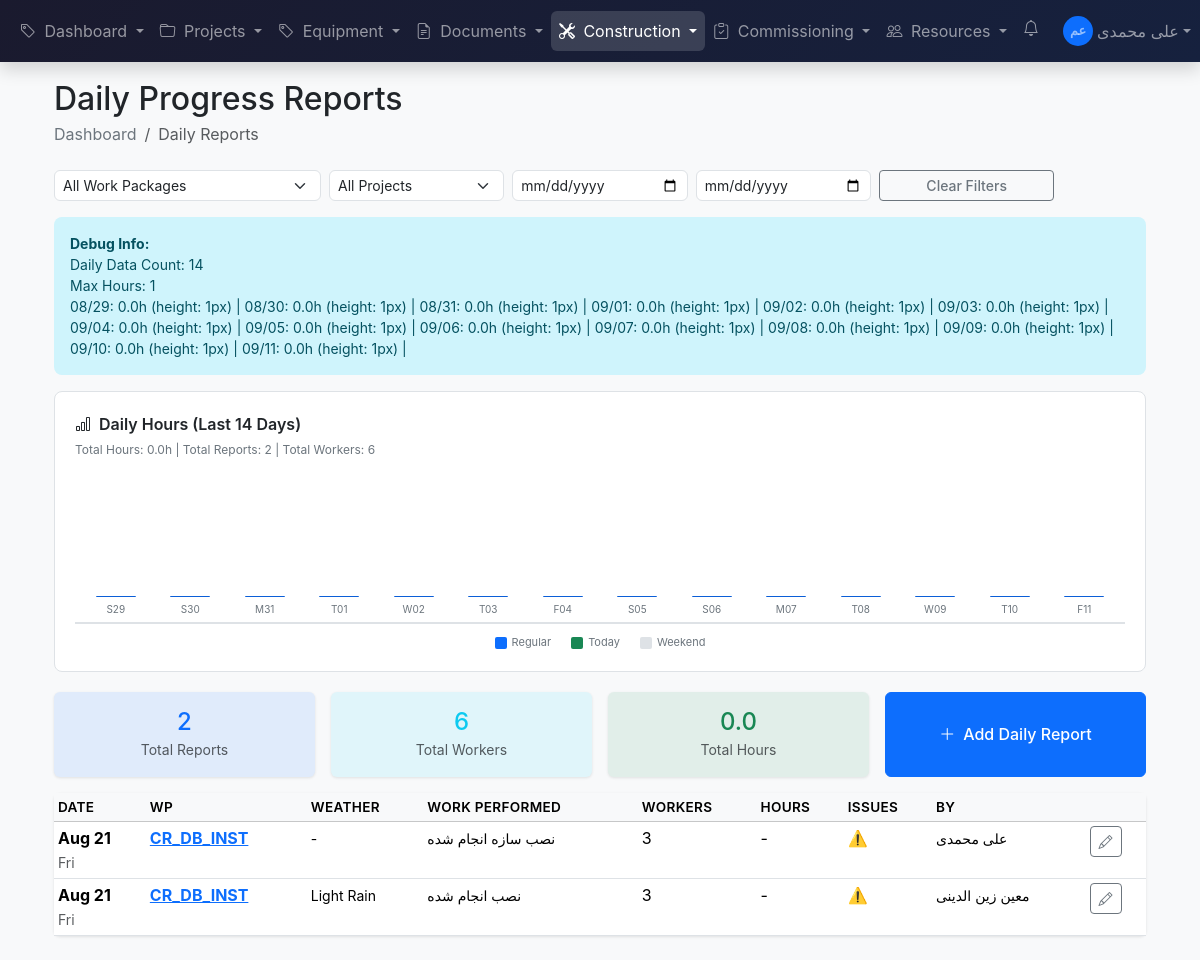
Screenshot of /construction/daily-proccess2/ (signed in) with the database file from the repository.
### construction/models.py (models this page shows, shortened)
class DailyProgressReport(models.Model):
	work_package = models.ForeignKey(
			WorkPackage, on_delete=models.CASCADE, related_name='daily_reports'
			)
	report_date = models.DateField()
	reported_by = models.ForeignKey(
			User, on_delete=models.SET_NULL, null=True, related_name='daily_reports'
			)
	company = models.ForeignKey('resources.Company', on_delete=models.SET_NULL, null=True, blank=True, related_name='daily_reports')
	work_performed_description = models.TextField()
	issues_encountered = models.TextField(blank=True)
	weather_conditions = models.CharField(max_length=200, blank=True)
	temperature_celsius = models.IntegerField(null=True, blank=True)
	manpower_count = models.PositiveIntegerField(default=0)
	hours_worked = models.DecimalField(max_digits=6, decimal_places=2, null=True, blank=True)
	is_approved = models.BooleanField(default=False)
	approved_by = models.ForeignKey(
			User, on_delete=models.SET_NULL, null=True, blank=True,
			related_name='approved_reports'
			)
	created_at = models.DateTimeField(auto_now_add=True)
	updated_at = models.DateTimeField(auto_now=True)
	class Meta:
		ordering = ['-report_date']
		verbose_name = 'Daily Progress Report'
		verbose_name_plural = 'Daily Progress Reports'

class WorkPackage(models.Model):
	class Status(models.TextChoices):
		NOT_STARTED = 'NSTA', 'Not Started'
		MOBILIZING = 'MOB', 'Mobilizing'
		IN_PROGRESS = 'IPRO', 'In Progress'
		COMPLETE = 'COMP', 'Complete'
		ON_HOLD = 'HOLD', 'On Hold'
	project = models.ForeignKey(
			'core.Project', on_delete=models.CASCADE, related_name='work_packages'
			)
	code = models.CharField(max_length=50)
	name = models.CharField(max_length=500)
	area = models.ForeignKey(
			'core.Area', on_delete=models.SET_NULL, related_name='work_packages', null=True, blank=True
			)
	system = models.ForeignKey(
			'core.System', on_delete=models.SET_NULL, null=True, blank=True,
			related_name='work_packages'
			)
	description = models.TextField(blank=True)
	supervisor = models.ForeignKey(
			User, on_delete=models.SET_NULL, null=True, blank=True,
			related_name='supervised_work_packages'
			)
	contractor = models.CharField(
			max_length=255, blank=True, help_text="Company executing the work"
			)
	contractor_company = models.ForeignKey('resources.Company', on_delete=models.SET_NULL, related_name='work_packages', null=True, blank=True)
	planned_start = models.DateField()
	planned_finish = models.DateField()
	actual_start = models.DateField(null=True, blank=True)
	actual_finish = models.DateField(null=True, blank=True)
	status = models.CharField(max_length=4, choices=Status.choices, default=Status.NOT_STARTED)
	percent_complete = models.DecimalField(max_digits=5, decimal_places=2, default=0.00)
	level = models.IntegerField(default=1, null=True, blank=True)
	priority = models.PositiveSmallIntegerField(default=3, help_text="1=Highest, 5=Lowest")
	notes = models.TextField(blank=True)
	created_at = models.DateTimeField(auto_now_add=True)
	updated_at = models.DateTimeField(auto_now=True)
	class Meta:
		ordering = ['code']
		verbose_name = 'Work Package'
		verbose_name_plural = 'Work Packages'

### construction/views.py (the view)
# urls.py: path('daily-proccess2/', DailyProgressReportListView2.as_view(), name='daily_report_list2'),
class DailyProgressReportListView2(LoginRequiredMixin, generic.ListView):
	model = DailyProgressReport
	template_name = 'rtl/construction/daily_report_list2.html'
	context_object_name = 'reports'
	paginate_by = 25
	def get_queryset(self):
		queryset = DailyProgressReport.objects.select_related(
				'work_package__project', 'work_package__area', 'reported_by'
				)
		work_package_id = self.request.GET.get('work_package')
		if work_package_id:
			queryset = queryset.filter(work_package_id=work_package_id)
		project_id = self.request.GET.get('project')
		if project_id:
			queryset = queryset.filter(work_package__project_id=project_id)
		date_from = self.request.GET.get('date_from')
		if date_from:
			queryset = queryset.filter(report_date__gte=date_from)
		date_to = self.request.GET.get('date_to')
		if date_to:
			queryset = queryset.filter(report_date__lte=date_to)
		return queryset.order_by('-report_date', '-created_at')
	def get_context_data(self, **kwargs):
		context = super().get_context_data(**kwargs)
		base_queryset = DailyProgressReport.objects.all()
		work_package_id = self.request.GET.get('work_package')
		if work_package_id:
			base_queryset = base_queryset.filter(work_package_id=work_package_id)
		project_id = self.request.GET.get('project')
		if project_id:
			base_queryset = base_queryset.filter(work_package__project_id=project_id)
		stats = base_queryset.aggregate(
				total_reports=Count('id'),
				total_manpower=Sum('manpower_count'),
				total_hours=Sum('hours_worked'),
				)
		context['total_reports'] = stats['total_reports'] or 0
		context['total_manpower'] = stats['total_manpower'] or 0
		context['total_hours'] = stats['total_hours'] or 0
		today = timezone.now().date()
		daily_data = []
		max_hours = 1  # Start with 1 to avoid division by zero
		for i in range(13, -1, -1):
			day = today - timedelta(days=i)
			day_reports = base_queryset.filter(report_date=day)
			day_stats = day_reports.aggregate(
					hours=Sum('hours_worked'),
					manpower=Sum('manpower_count'),
					reports=Count('id')
					)
			hours = float(day_stats['hours'] or 0)
			daily_data.append({
					'date': day,
					'day_name': day.strftime('%a'),
					'day_number': day.strftime('%d'),
					'hours': hours,
					'manpower': int(day_stats['manpower'] or 0),
					'reports': day_stats['reports'] or 0,
					'is_today': day == today,
					'is_weekend': day.weekday() >= 5,
					})
			if hours > max_hours:
				max_hours = hours
		max_height = 120
		for day in daily_data:
			if day['hours'] > 0:
				day['bar_height'] = max(4, int((day['hours'] / max_hours) * max_height))
			else:
				day['bar_height'] = 1
		context['daily_data'] = daily_data
		context['max_hours'] = max_hours
		context['work_packages'] = WorkPackage.objects.filter(status__in=['IPRO', 'MOB']).select_related('project')
		context['projects'] = Project.objects.all()
		return context

### templates/rtl/construction/daily_report_list2.html (shortened to what this page needs)
{% extends 'base.html' %}
{% load static %}
{% block content %}
<div class="container-fluid py-4">
    <h2 class="mb-1">Daily Progress Reports</h2>
    <nav aria-label="breadcrumb" class="mb-4">
        <ol class="breadcrumb">
            <li class="breadcrumb-item"><a href="{% url 'dashboard' %}">Dashboard</a></li>
            <li class="breadcrumb-item active">Daily Reports</li>
        </ol>
    </nav>
    <div class="row g-2 mb-3">
        <div class="col-md-3">
            <select class="form-select form-select-sm" onchange="filterParam('work_package', this.value)">
                <option value="">All Work Packages</option>
            </select>
        </div>
        <div class="col-md-2">
            <select class="form-select form-select-sm" onchange="filterParam('project', this.value)">
                <option value="">All Projects</option>
            </select>
        </div>
        <div class="col-md-2">
            <input type="date" class="form-control form-control-sm"
                   value="{{ request.GET.date_from }}"
                   onchange="filterParam('date_from', this.value)"
                   placeholder="From">
        </div>
        <div class="col-md-2">
            <input type="date" class="form-control form-control-sm"
                   value="{{ request.GET.date_to }}"
                   onchange="filterParam('date_to', this.value)"
                   placeholder="To">
        </div>
        <div class="col-md-2">
            <a href="{% url 'construction:daily_report_list' %}" class="btn btn-outline-secondary btn-sm w-100">
                Clear Filters
            </a>
        </div>
    </div>
    <div class="alert alert-info small mb-3">
        <strong>Debug Info:</strong><br>
        Daily Data Count: {{ daily_data|length }}<br>
        Max Hours: {{ max_hours }}<br>
        {% for day in daily_data %}
        {{ day.date|date:'m/d' }}: {{ day.hours }}h (height: {{ day.bar_height }}px) |
        {% endfor %}
    </div>
    <div class="chart-container">
        <div class="chart-title">
            <i class="bi bi-bar-chart me-2"></i>Daily Hours (Last 14 Days)
        </div>
        <div class="chart-subtitle">
            Total Hours: {{ total_hours|floatformat:1 }}h |
            Total Reports: {{ total_reports }} |
            Total Workers: {{ total_manpower }}
        </div>
        <div class="bar-chart">
            {% for day in daily_data %}
            <div class="bar-wrapper">
                <div class="bar"
                     style="height: {{ day.bar_height }}px;"
                     title="{{ day.date|date:'M d, Y' }} - {{ day.hours|floatformat:1 }}h | {{ day.reports }} reports | {{ day.manpower }} workers">
                </div>
                <div class="bar-label">{{ day.day_name|slice:":1" }}{{ day.day_number }}</div>
            </div>
            {% endfor %}
        </div>
        <div class="chart-legend">
            <div class="legend-item">
                <span class="legend-color" style="background: #0d6efd;"></span> Regular
            </div>
            <div class="legend-item">
                <span class="legend-color" style="background: #198754;"></span> Today
            </div>
            <div class="legend-item">
                <span class="legend-color" style="background: #dee2e6;"></span> Weekend
            </div>
        </div>
    </div>
    <div class="row g-3 mb-3">
        <div class="col-md-3">
            <div class="card bg-primary bg-opacity-10 border-primary">
                <div class="card-body text-center py-3">
                    <h4 class="text-primary mb-0">{{ total_reports }}</h4>
                    <small class="text-muted">Total Reports</small>
                </div>
            </div>
        </div>
        <div class="col-md-3">
            <div class="card bg-info bg-opacity-10 border-info">
                <div class="card-body text-center py-3">
                    <h4 class="text-info mb-0">{{ total_manpower }}</h4>
                    <small class="text-muted">Total Workers</small>
                </div>
            </div>
        </div>
        <div class="col-md-3">
            <div class="card bg-success bg-opacity-10 border-success">
                <div class="card-body text-center py-3">
                    <h4 class="text-success mb-0">{{ total_hours|floatformat:1 }}</h4>
                    <small class="text-muted">Total Hours</small>
                </div>
            </div>
        </div>
        <div class="col-md-3">
            <a href="{% url 'construction:daily_report_create' %}" class="btn btn-primary w-100 h-100 d-flex align-items-center justify-content-center">
                <i class="bi bi-plus-lg me-2"></i> Add Daily Report
            </a>
        </div>
    </div>
    {% if reports %}
    <div class="card">
        <div class="table-responsive">
            <table class="table table-hover table-sm mb-0">
                <thead class="table-light">
                <tr>
                    <th>Date</th>
                    <th>WP</th>
                    <th>Weather</th>
                    <th>Work Performed</th>
                    <th>Workers</th>
                    <th>Hours</th>
                    <th>Issues</th>
                    <th>By</th>
                    <th></th>
                </tr>
                </thead>
                <tbody>
                {% for report in reports %}
                <tr>
                    <td>
                        <strong>{{ report.report_date|date:"M d" }}</strong>
                        <br><small class="text-muted">{{ report.report_date|date:"D" }}</small>
                    </td>
                    <td><a href="{% url 'construction:work_package_detail' report.work_package.pk %}"><strong>{{ report.work_package.code }}</strong></a></td>
                    <td><small>{{ report.weather_conditions|default:"-" }}</small></td>
                    <td><small>{{ report.work_performed_description|truncatechars:60 }}</small></td>
                    <td>{{ report.manpower_count }}</td>
                    <td>{{ report.hours_worked|default:"-" }}</td>
                    <td>{% if report.issues_encountered %}<span class="text-warning">⚠️</span>{% else %}<span class="text-success">✓</span>{% endif %}</td>
                    <td><small>{{ report.reported_by.get_full_name|default:"-"|truncatechars:15 }}</small></td>
                    <td>
                        <a href="#" class="btn btn-sm btn-outline-secondary">
                            <i class="bi bi-pencil"></i>
                        </a>
                    </td>
                </tr>
                {% endfor %}
                </tbody>
            </table>
        </div>
    </div>
    {% endif %}
</div>
{% endblock %}

### templates/navbar.html (shortened to what this page needs)
{% load static %}
<nav class="navbar navbar-expand-lg navbar-dark bg-dark fixed-top shadow">
  <div class="container-fluid">
    <div class="collapse navbar-collapse" id="mainNavbar">
      <ul class="navbar-nav me-auto mb-2 mb-lg-0">
        <li class="nav-item dropdown">
          <a class="nav-link dropdown-toggle {% if 'equipment_tag' in request.resolver_match.url_name %}active{% endif %}"
             href="#" role="button" data-bs-toggle="dropdown">
            <i class="bi bi-tag me-1"></i> Dashboard
          </a>
        </li>
        <li class="nav-item dropdown">
          <a class="nav-link dropdown-toggle "
             href="#" role="button" data-bs-toggle="dropdown">
            <i class="bi bi-folder me-1"></i> Projects
          </a>
        </li>
        <li class="nav-item dropdown">
          <a class="nav-link dropdown-toggle {% if 'equipment_tag' in request.resolver_match.url_name %}active{% endif %}"
             href="#" role="button" data-bs-toggle="dropdown">
            <i class="bi bi-tag me-1"></i> Equipment
          </a>
        </li>
        <li class="nav-item dropdown">
          <a class="nav-link dropdown-toggle {% if 'document' in request.resolver_match.url_name %}active{% endif %}"
             href="#" role="button" data-bs-toggle="dropdown">
            <i class="bi bi-file-earmark-text me-1"></i> Documents
          </a>
        </li>
        <li class="nav-item dropdown">
          <a class="nav-link dropdown-toggle {% if 'work_package' in request.resolver_match.url_name or 'daily_report' in request.resolver_match.url_name %}active{% endif %}"
             href="#" role="button" data-bs-toggle="dropdown">
            <i class="bi bi-tools me-1"></i> Construction
          </a>
        </li>
        <li class="nav-item dropdown">
          <a class="nav-link dropdown-toggle {% if 'commissioning' in request.resolver_match.url_name or 'punch' in request.resolver_match.url_name %}active{% endif %}"
             href="#" role="button" data-bs-toggle="dropdown">
            <i class="bi bi-clipboard-check me-1"></i> Commissioning
          </a>
        </li>
        <li class="nav-item dropdown">
          <a class="nav-link dropdown-toggle {% if 'employee' in request.resolver_match.url_name or 'timesheet' in request.resolver_match.url_name or 'tool' in request.resolver_match.url_name %}active{% endif %}"
             href="#" role="button" data-bs-toggle="dropdown">
            <i class="bi bi-people me-1"></i> Resources
          </a>
        </li>
      </ul>
      <ul class="navbar-nav ms-auto">
        <li class="nav-item dropdown me-2">
          <a class="nav-link position-relative" href="#" role="button" data-bs-toggle="dropdown">
            <i class="bi bi-bell"></i>
          </a>
        </li>
        <li class="nav-item dropdown">
          <a class="nav-link dropdown-toggle d-flex align-items-center" href="#" role="button" data-bs-toggle="dropdown">
            <div class="rounded-circle bg-primary d-flex align-items-center justify-content-center me-1"
                 style="width: 30px; height: 30px; font-size: 0.8rem; font-weight: 600;">
              {{ request.user.first_name|first|upper }}{{ request.user.last_name|first|upper }}
            </div>
            <span class="d-none d-lg-inline">{{ request.user.get_full_name|default:request.user.username }}</span>
          </a>
        </li>
      </ul>
    </div>
  </div>
</nav>
<div style="height: 56px;"></div>

### rows the page displays
DailyProgressReport: report_date "Aug 21", report_date "Fri", work_package.code "CR_DB_INST", weather_conditions "-", work_performed_description "نصب سازه انجام شده", manpower_count "3", hours_worked "-", reported_by.get_full_name "علی محمدی"
DailyProgressReport: report_date "Aug 21", report_date "Fri", work_package.code "CR_DB_INST", weather_conditions "Light Rain", work_performed_description "نصب انجام شده", manpower_count "3", hours_worked "-", reported_by.get_full_name "معین زین الدینی"

### other values shown
{{ request.user.first_name|first|upper }} "ع"
{{ request.user.last_name|first|upper }} "م"
{{ request.user.get_full_name|default:request.user.username }} "علی محمدی"
{{ daily_data|length }} "14"
{{ max_hours }} "1"
{{ day.date|date:'m/d' }} "08/29" "08/30" "08/31" "09/01" "09/02" "09/03" "09/04" "09/05" "09/06" "09/07" "09/08" "09/09" "09/10" "09/11"
{{ day.hours }} "0.0" "0.0" "0.0" "0.0" "0.0" "0.0" "0.0" "0.0" "0.0" "0.0" "0.0" "0.0" "0.0" "0.0"
{{ day.bar_height }} "1" "1" "1" "1" "1" "1" "1" "1" "1" "1" "1" "1" "1" "1"
{{ total_hours|floatformat:1 }} "0.0"
{{ total_reports }} "2"
{{ total_manpower }} "6"
{{ day.day_name|slice:":1" }} "S" "S" "M" "T" "W" "T" "F" "S" "S" "M" "T" "W" "T" "F"
{{ day.day_number }} "29" "30" "31" "01" "02" "03" "04" "05" "06" "07" "08" "09" "10" "11"
